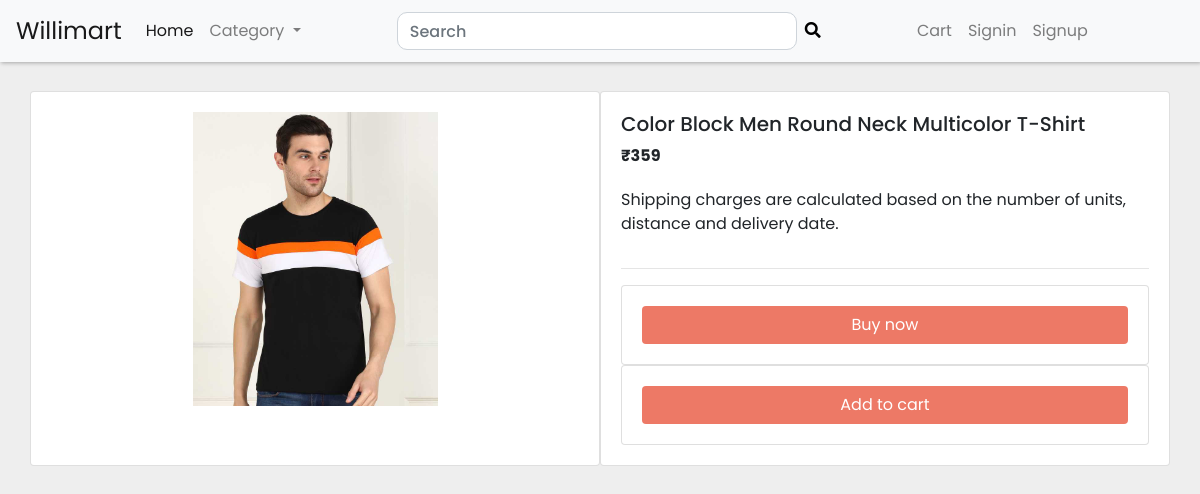
Page /product/11 on the committed database.
### store/models.py (models this page shows, shortened)
class Product(models.Model):
    name = models.CharField(max_length=100)
    price = models.IntegerField(default=0)
    category = models.ForeignKey(Category, on_delete=models.CASCADE, default=1)
    description = models.TextField(blank=True)
    image = models.ImageField(upload_to="uploads/products/%Y/%m/%d/")
    @staticmethod
    def getProductById(id):
        return Product.objects.filter(id=id)

### store/views.py (the view)
# urls.py: path('product', RedirectView.as_view(url='signin')),
def product(request, id):
    if request.method == "POST":
        product = request.POST.get('product_id')
        remove = request.POST.get('product_remove')
        cart = request.session.get('cart')
        if cart:
            quantity = cart.get(product)
            if quantity:
                if remove:
                    if quantity <= 1:
                        cart.pop(product)
                    else:
                        cart[product] = quantity+-1
                else:
                    cart[product] = quantity+1
            else:
                cart[product] = 1
        else:
            cart = {}
            cart[product] = 1
        request.session['cart'] = cart
        return HttpResponseRedirect(f"/product/{id}")
    else:
        if not request.session.get('cart'):
            request.session['cart'] = {}
        categories = Category.getCategory()
        products = Product.getProductById(id)
        data = {'products': products, 'categories': categories}
        return render(request, "pages/product.html", data)

### store/models.py (called while the page is built)
    @staticmethod
    def getCategory():
        return Category.objects.all()

### templates/pages/product.html (shortened to what this page needs)
{% extends 'base.html' %} {% load static %}  {% block body %}
{% load cart %}
<section>
  <div class="container">
    <div class="row">
    {% for product in products %}
      <div class="block card col-md-6 mb-4 mb-md-0">
        <div class="mdb-lightbox">
          <div class="row product-gallery mx-1">
            <div class="col-12 mb-0 text-center">
              <figure class="view img-1 overlay rounded z-depth-1 main-img">
                  <img
                    src={{product.image.url}}
                    class="img-fluid z-depth-1"
                  />
            </div>
          </div>
        </div>
      </div>
      <div class="block card col-md-6">
        <h5>{{product.name}}</h5>
        <p>
          <span class="mr-1"><strong>&#8377;{{product.price}}</strong></span>
        </p>
        <p class="pt-1">{{product.description}}
        </p>
        <hr />
        <div class="card">
        <form action="/purchase" id="{{product.id}}" method="post">
        <a type="button" class="btn btn-block" onclick="mySubmit({{product.id}})">
          Buy now
        </a>
        </form>
        </div>
        <div class="card text-center">
        <form
              action="/product/{{product.id}}"
              id="{{product.id}}"
              method="post"
            >
              {% csrf_token %} {% if request.session.cart %} {% comment %}cart
              {% endcomment %} {% if product|is_in_cart:request.session.cart %}
              <input type="hidden" value="{{product.id}}" name="product_id" />
              <a
                class="btn-primary btn-lg ml-auto"
                onclick="myremoveSubmit({{product.id}})"
                >-</a
              >
              <i onclick="mySubmit({{product.id}})"
                >{{product|cart_quantity:request.session.cart}} in cart</i
              >
              <a
                class="btn-primary btn-lg mr-auto"
                onclick="mySubmit({{product.id}})"
                >+</a
              >
              {% else %}
              <input type="hidden" value="{{product.id}}" name="product_id" />
              <a class="btn btn-block" onclick="mySubmit({{product.id}})">Add to cart</a>
              {% endif %} {% else %}
              <a class="btn btn-block" onclick="mySubmit({{product.id}})">Add to cart</a>
              {% endif %}
            </form>
        </div>
      </div>
      {% endfor %}
    </div>
  </div>
</section>
{% endblock body %}

### static/css/style.css (style rules this page uses)
:root { --primary: #ed7966; --secondary: #303179; --background: #eee; --light: #39a2db; --light-background: #a2dbfa; }
* { margin: 0; padding: 0; box-sizing: border-box; }
body { font-family: "Poppins", sans-serif; background: var(--background); overflow-x: hidden; }
a { color: #000; }
.block { margin-top: 8%; }
.card { padding: 20px; }
.btn { background-color: var(--primary); color: #fff; }
.img-1 { margin: auto; width: 50%; }

### rows in the picture
Product: image (picture), name "Color Block Men Round Neck Multicolor T-Shirt", price "359", description "Shipping charges are calculated based on the number of units, distance and delivery date."
